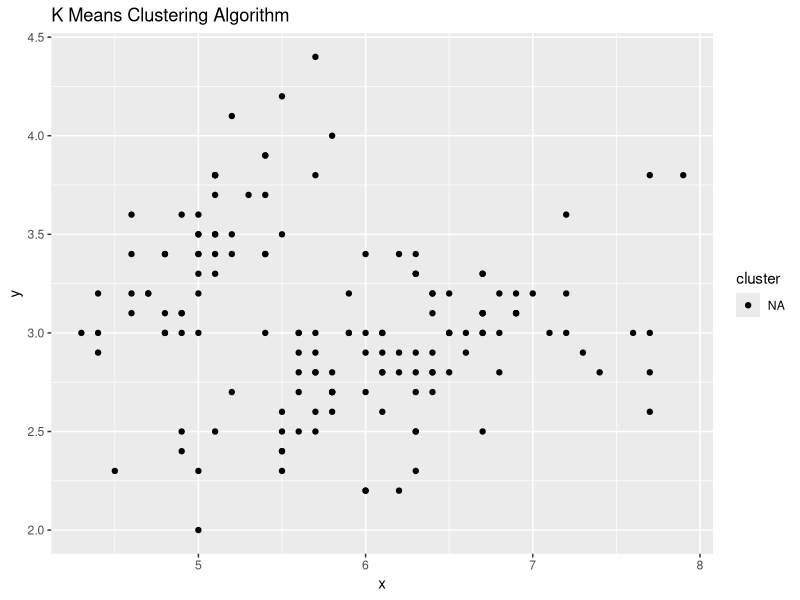
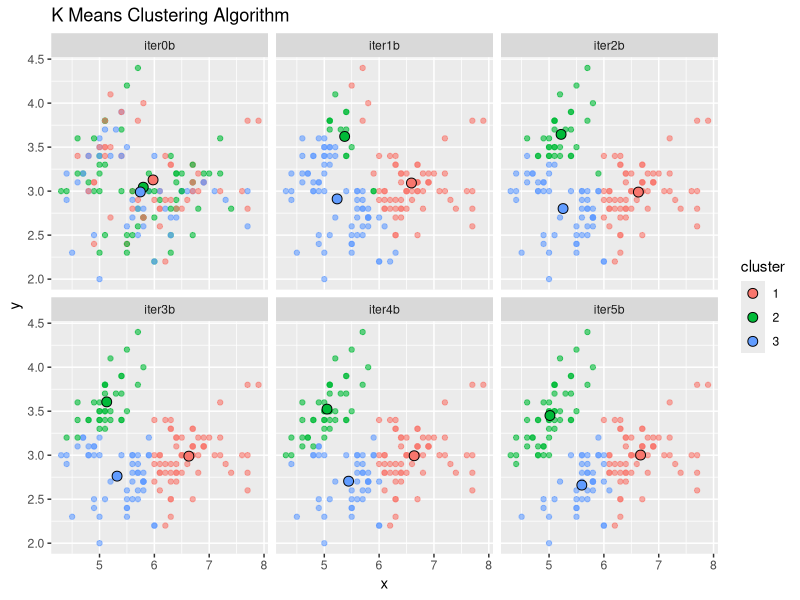

Write R code to recreate these figures, in order.
## ---- chunk 1
knitr::opts_chunk$set(echo = TRUE)
## ---- chunk 2
library(tidyverse)
library(broom)
library(gganimate)
library(gridExtra)
## ---- chunk 3
## Code to do each iteration of Kmeans and prepare the data for future plotting
# I Definetly should be able to clean up this code with a loop or function but i cannot think right now...

set.seed(1230)


# Initialize Clustering
iris_sample0 <- iris %>%
  select(x = Sepal.Length, y = Sepal.Width) %>% 
  mutate(iter0 = factor(sample(c(1,2,3), size = n(), replace = TRUE)))

iris_means0 <- iris_sample0 %>% 
  select(group = iter0, x, y) %>%
  group_by(group) %>% 
  summarize(center_x = mean(x), center_y = mean(y)) %>% 
  mutate(iteration = "iter0")


# Perform First Iteration
iris_sample1 <- iris_sample0 %>% 
  mutate(dist1 = sqrt((x - iris_means0$center_x[1])^2 + (y - iris_means0$center_y[1])^2),
         dist2 = sqrt((x - iris_means0$center_x[2])^2 + (y - iris_means0$center_y[2])^2),
         dist3 = sqrt((x - iris_means0$center_x[3])^2 + (y - iris_means0$center_y[3])^2),
         iter1 = case_when(
           pmin(dist1, dist2, dist3) == dist1 ~ 1,
           pmin(dist1, dist2, dist3) == dist2 ~ 2,
           pmin(dist1, dist2, dist3) == dist3 ~ 3),
         iter1 = factor(iter1)) %>% 
  select(-starts_with("dist"))
           
iris_means1 <- iris_sample1 %>% 
  select(group = iter1, x, y) %>%
  group_by(group) %>% 
  summarize(center_x = mean(x), center_y = mean(y)) %>% 
  mutate(iteration = "iter1")


# Perform Second Iteration
iris_sample2 <- iris_sample1 %>% 
  mutate(dist1 = sqrt((x - iris_means1$center_x[1])^2 + (y - iris_means1$center_y[1])^2),
         dist2 = sqrt((x - iris_means1$center_x[2])^2 + (y - iris_means1$center_y[2])^2),
         dist3 = sqrt((x - iris_means1$center_x[3])^2 + (y - iris_means1$center_y[3])^2),
         iter2 = case_when(
           pmin(dist1, dist2, dist3) == dist1 ~ 1,
           pmin(dist1, dist2, dist3) == dist2 ~ 2,
           pmin(dist1, dist2, dist3) == dist3 ~ 3),
         iter2 = factor(iter2)) %>% 
  select(-starts_with("dist"))
           
iris_means2 <- iris_sample2 %>% 
  select(group = iter2, x, y) %>%
  group_by(group) %>% 
  summarize(center_x = mean(x), center_y = mean(y)) %>% 
  mutate(iteration = "iter2")


# Perform Third Iteration
iris_sample3 <- iris_sample2 %>% 
  mutate(dist1 = sqrt((x - iris_means2$center_x[1])^2 + (y - iris_means2$center_y[1])^2),
         dist2 = sqrt((x - iris_means2$center_x[2])^2 + (y - iris_means2$center_y[2])^2),
         dist3 = sqrt((x - iris_means2$center_x[3])^2 + (y - iris_means2$center_y[3])^2),
         iter3 = case_when(
           pmin(dist1, dist2, dist3) == dist1 ~ 1,
           pmin(dist1, dist2, dist3) == dist2 ~ 2,
           pmin(dist1, dist2, dist3) == dist3 ~ 3),
         iter3 = factor(iter3)) %>% 
  select(-starts_with("dist"))
           
iris_means3 <- iris_sample3 %>% 
  select(group = iter3, x, y) %>%
  group_by(group) %>% 
  summarize(center_x = mean(x), center_y = mean(y)) %>% 
  mutate(iteration = "iter3")


# Perform Fourth Iteration
iris_sample4 <- iris_sample3 %>% 
  mutate(dist1 = sqrt((x - iris_means3$center_x[1])^2 + (y - iris_means3$center_y[1])^2),
         dist2 = sqrt((x - iris_means3$center_x[2])^2 + (y - iris_means3$center_y[2])^2),
         dist3 = sqrt((x - iris_means3$center_x[3])^2 + (y - iris_means3$center_y[3])^2),
         iter4 = case_when(
           pmin(dist1, dist2, dist3) == dist1 ~ 1,
           pmin(dist1, dist2, dist3) == dist2 ~ 2,
           pmin(dist1, dist2, dist3) == dist3 ~ 3),
         iter4 = factor(iter4)) %>% 
  select(-starts_with("dist"))
           
iris_means4 <- iris_sample4 %>% 
  select(group = iter4, x, y) %>% 
  group_by(group) %>% 
  summarize(center_x = mean(x), center_y = mean(y)) %>% 
  mutate(iteration = "iter4")

# Perform Fifth Iteration
iris_sample5 <- iris_sample4 %>% 
  mutate(dist1 = sqrt((x - iris_means4$center_x[1])^2 + (y - iris_means4$center_y[1])^2),
         dist2 = sqrt((x - iris_means4$center_x[2])^2 + (y - iris_means4$center_y[2])^2),
         dist3 = sqrt((x - iris_means4$center_x[3])^2 + (y - iris_means4$center_y[3])^2),
         iter5 = case_when(
           pmin(dist1, dist2, dist3) == dist1 ~ 1,
           pmin(dist1, dist2, dist3) == dist2 ~ 2,
           pmin(dist1, dist2, dist3) == dist3 ~ 3),
         iter5 = factor(iter5)) %>% 
  select(-starts_with("dist"))
           
iris_means5 <- iris_sample5 %>% 
  select(group = iter5, x, y) %>% 
  group_by(group) %>% 
  summarize(center_x = mean(x), center_y = mean(y)) %>% 
  mutate(iteration = "iter5")



df_kmeans_example <- iris_sample5
df_kmeans_ex_center <- bind_rows(iris_means0, iris_means1, iris_means2, iris_means3, iris_means4, iris_means5)
## ---- chunk 4

# Create facet plot for  K means algorithm


df_kmeans_centers <- df_kmeans_ex_center %>% 
  mutate(sample = 1) %>% 
  bind_rows(df_kmeans_ex_center) %>% 
  replace_na(list(sample = 2)) %>% 
  mutate(iteration = case_when(
            sample == 1 ~ paste(iteration, "b", sep = ""),
            sample == 2 ~ paste("iter", as.numeric(str_sub(iteration, start = -1)) + 1, "a", sep = ""))) %>% 
  select(-sample, cluster = group) %>% 
  filter(iteration != "iter6a")

df_kmeans <- df_kmeans_example %>% 
  rename(iter0a = iter0, iter1a = iter1, iter2a = iter2,
         iter3a = iter3, iter4a = iter4, iter5a = iter5) %>% 
  mutate(iter0b = iter0a, iter1b = iter1a, iter2b = iter2a,
         iter3b = iter3a, iter4b = iter4a, iter5b = iter5a) %>% 
  gather(starts_with("iter"), key = "iteration", value = "group") %>% 
  mutate(iteration = factor(iteration)) %>% 
  rename(cluster = group)


iris_sample0 %>% 
  ggplot(aes(x,y, col = "NA")) +
    geom_point() +
    scale_color_manual(values= c("#000000")) +
    labs(title = "K Means Clustering Algorithm",
         col = "cluster")


df_kmeans %>% 
  filter(str_detect(iteration, "b")) %>% 
  ggplot(aes(x = x, y = y, col = cluster)) +
    geom_point(alpha = 0.6) +
    geom_point(data = filter(df_kmeans_centers, str_detect(iteration, "b")),
               aes(x = center_x, y = center_y, fill = cluster), shape = 21, col = "black",size = 3) +
    facet_wrap(~iteration) +
    labs(title = "K Means Clustering Algorithm")
  

## ---- chunk 5

# Create gganimation for kmeans algorithm

df_kmeans %>% 
  mutate(group = seq_len(nrow(df_kmeans))) %>% 
  ggplot(aes(x = x, y = y, col = cluster, group = group)) +
    geom_point(alpha = 0.8) +
    geom_point(data = df_kmeans_centers, aes(x = center_x, y = center_y, fill = cluster, group = cluster), shape = 21, col = "black",size = 6) +
    labs(title = "{closest_state}") +
    transition_states(iteration, transition_length = 5, state_length = 10) +
    enter_fade() + 
    exit_fade() +
    ease_aes('sine-in-out')
